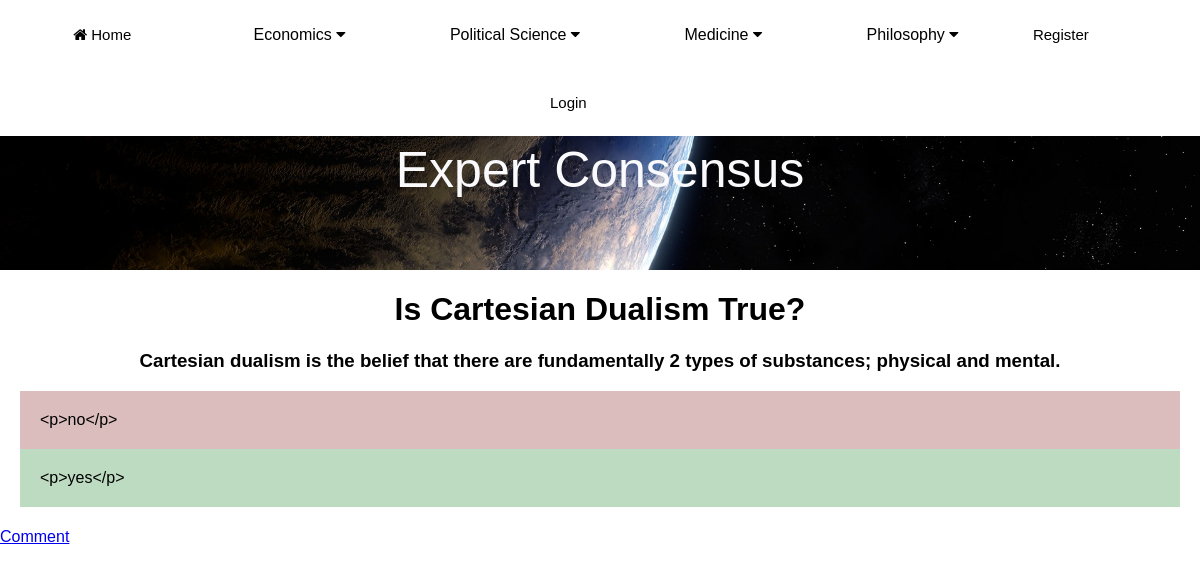
The page /MainApp/debate/1/ on the database as committed earlier.
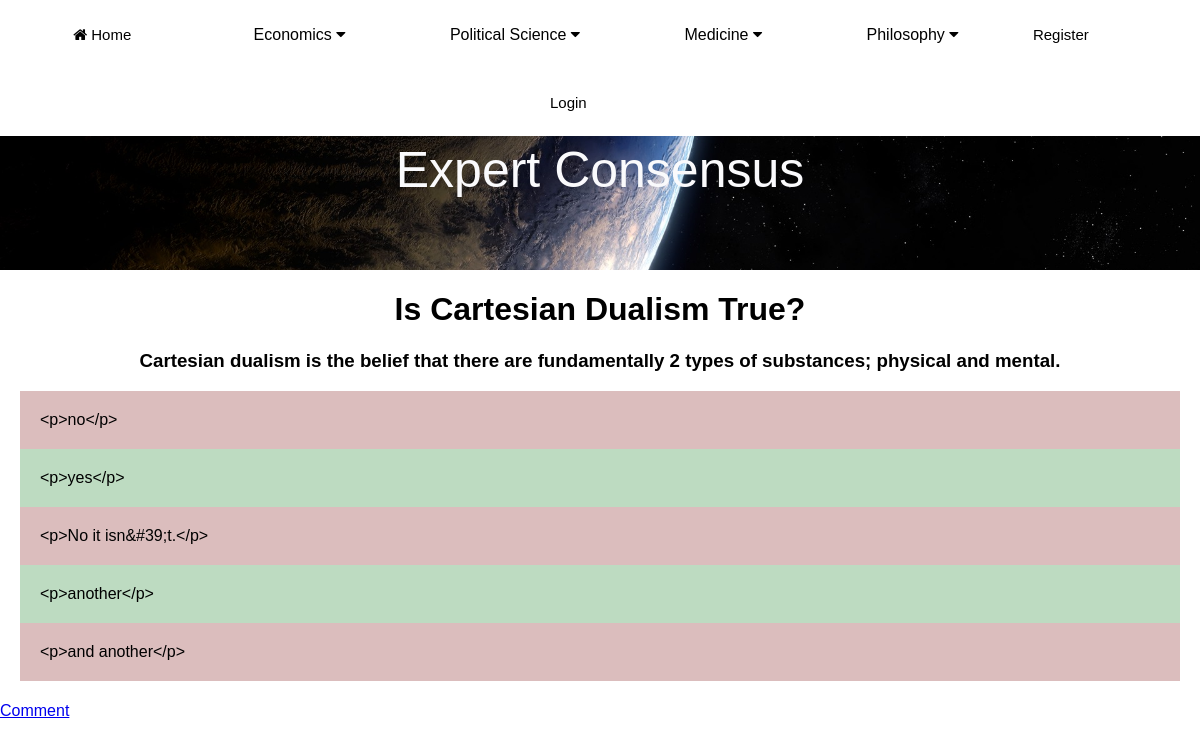
The same page on the database as committed later.
### MainApp/models.py (models this page shows, shortened)
class Comment(models.Model):
    debate = models.ForeignKey(Debate, on_delete=models.CASCADE, related_name="comments")
    created = models.DateTimeField(auto_now_add=True)
    updated = models.DateTimeField(auto_now=True)
    commenter_name = models.ForeignKey(User, on_delete=models.CASCADE)
    body = RichTextField(blank=True, null=True)
    class Meta:
        ordering = ['created']
        indexes = [models.Index(fields=['created']),]

### MainApp/views.py (the view)
# urls.py: path('debate/<int:pk>/', debate_detail.as_view(), name='debate-details'),
class debate_detail(DetailView):
    model = Debate
    template_name = 'MainApp/debate/debate_detail.html'

### MainApp/templates/MainApp/debate/debate_detail.html (shortened to what this page needs)
{% extends "MainApp/base.html" %}
{% block content %}
<h1>{{debate.title}}</h1>
<h3>{{ debate.description }}</h3>
{% for comment in debate.comments.all %}
<div style="background-color:{% cycle '#dbbdbd' '#bddbc1' %}" id="comments">
{{ comment.body }}
</div>
{% endfor %}
<a href="{% url 'MainApp:comment' debate.pk %}">Comment</a>
{% endblock %}

Rows that differ between the two databases and show on the page:
added Comment: body "<p>No it isn&#39;t.</p>"
added Comment: body "<p>another</p>"
added Comment: body "<p>and another</p>"
